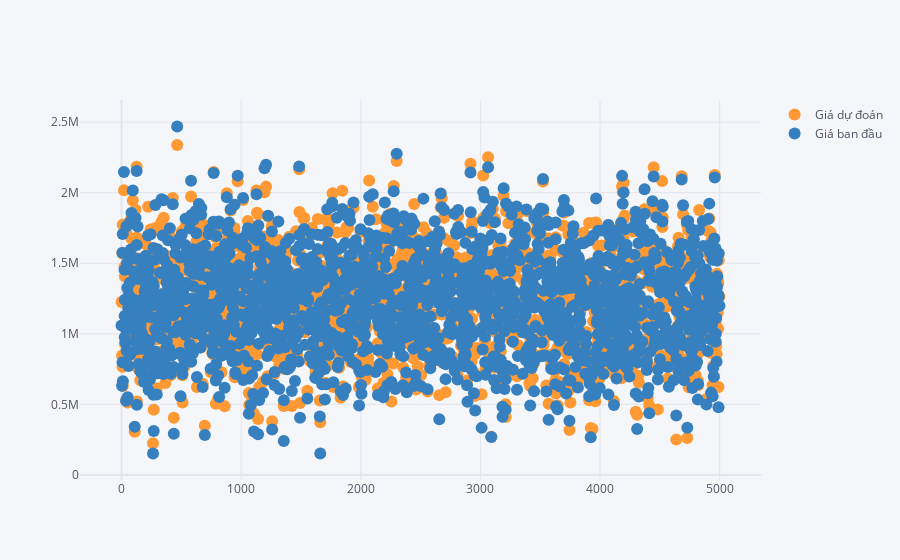

This figure's notebook cell:
### Code cell
import cufflinks as cf 
cf.go_offline()
import plotly.io as pio
pd.DataFrame({"Giá dự đoán":predictions, "Giá ban đầu": y_test}).iplot(mode="markers")

### Figure 1 — Plotly figure (JSON) as saved in the notebook; plotly's stock layout.template omitted (floating-point values rounded to 4 significant figures; data arrays with more than 128 entries replaced by an {"elided": "..."} marker saying what was removed)
{"data": [{"line": {"color": "rgba(255, 153, 51, 1.0)", "dash": "solid", "shape": "linear", "width": 1.3}, "marker": {"size": 12, "symbol": "circle"}, "mode": "markers", "name": "Giá dự đoán", "text": "", "type": "scatter", "x": {"elided": "1958 int values"}, "y": {"elided": "1958 float values"}}, {"line": {"color": "rgba(55, 128, 191, 1.0)", "dash": "solid", "shape": "linear", "width": 1.3}, "marker": {"size": 12, "symbol": "circle"}, "mode": "markers", "name": "Giá ban đầu", "text": "", "type": "scatter", "x": {"elided": "1958 int values"}, "y": {"elided": "1958 float values"}}], "layout": {"legend": {"bgcolor": "#F5F6F9", "font": {"color": "#4D5663"}}, "paper_bgcolor": "#F5F6F9", "plot_bgcolor": "#F5F6F9", "title": {"font": {"color": "#4D5663"}}, "xaxis": {"gridcolor": "#E1E5ED", "showgrid": true, "tickfont": {"color": "#4D5663"}, "title": {"font": {"color": "#4D5663"}, "text": ""}, "zerolinecolor": "#E1E5ED"}, "yaxis": {"gridcolor": "#E1E5ED", "showgrid": true, "tickfont": {"color": "#4D5663"}, "title": {"font": {"color": "#4D5663"}, "text": ""}, "zerolinecolor": "#E1E5ED"}}}
